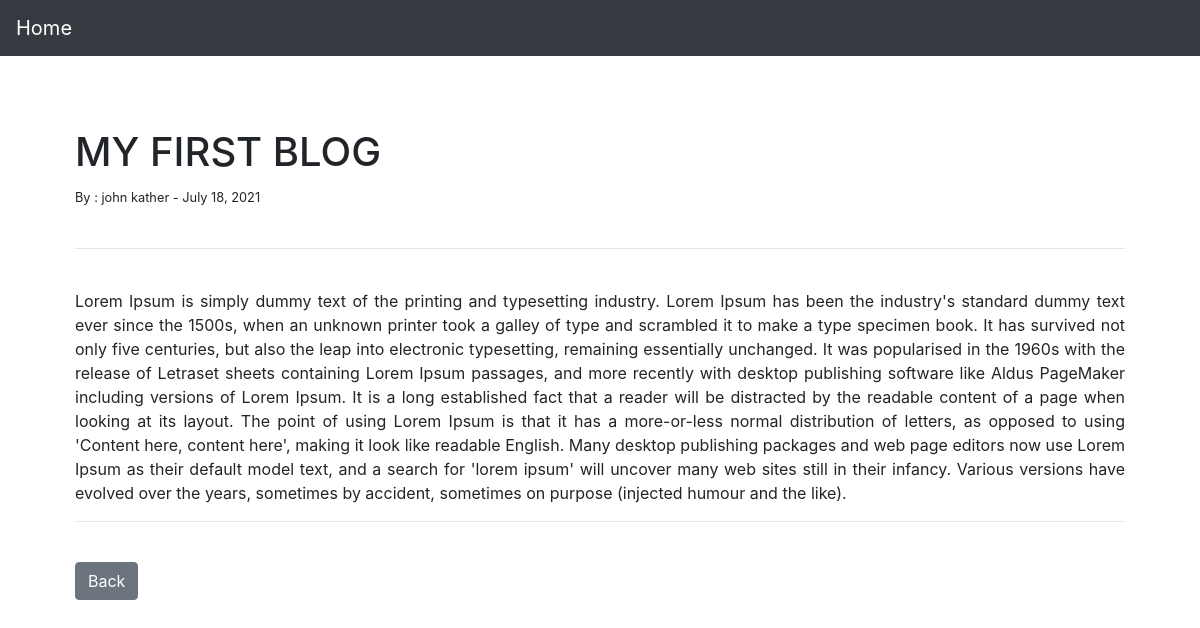
The app's page /article/1 with its own data.
### blogapp/models.py (models this page shows, shortened)
class Post(models.Model):
    title=models.CharField(max_length=200)
    author=models.ForeignKey(User,on_delete=models.CASCADE)
    body=models.TextField()
    post_date=models.DateField(auto_now_add=True)

### blogapp/views.py (the view)
# urls.py: path('article/<int:pk>',ArticlePostView.as_view(),name='article_detail'),
class ArticlePostView(DetailView):
    model = Post
    template_name = 'article_detail.html'

### blogapp/templates/article_detail.html (shortened to what this page needs)
{% extends 'base.html' %}
{% block content %}
<br><br><br>
<div class="container-fluid">
    <div class="text-justify col-12 col-sm-12 col-md-12 col-lg-12">
        <h1>{{ post.title }}</h1>
        <small>By : {{ post.author.first_name }}
            {{ post.author.last_name }} -
            {{ post.post_date }}
            <br>
        </small><br>
        <hr>
        <br>
        {{ post.body }}
        <hr>
        <br>
        <a href="{% url 'home' %}" class="btn btn-secondary">Back</a>
    </div>
</div>
<br>
{% endblock %}

### records on screen
Post: title "MY FIRST BLOG", author.first_name "john", author.last_name "kather", post_date "July 18, 2021", body "Lorem Ipsum is simply dummy text of the printing and typesetting industry. Lorem Ipsum has been the industry's standard dummy text ever since the 1500s, when an unknown printer took a galley of type and scrambled it to make a type specimen book. It has survived not only five centuries, but also the leap into electronic typesetting, remaining essentially unchanged. It was popularised in the 1960s with the release of Letraset sheets containing Lorem Ipsum passages, and more recently with desktop publishing software like Aldus PageMaker including versions of Lorem Ipsum. It is a long established fact that a reader will be distracted by the readable content of a page when looking at its layout.…"
